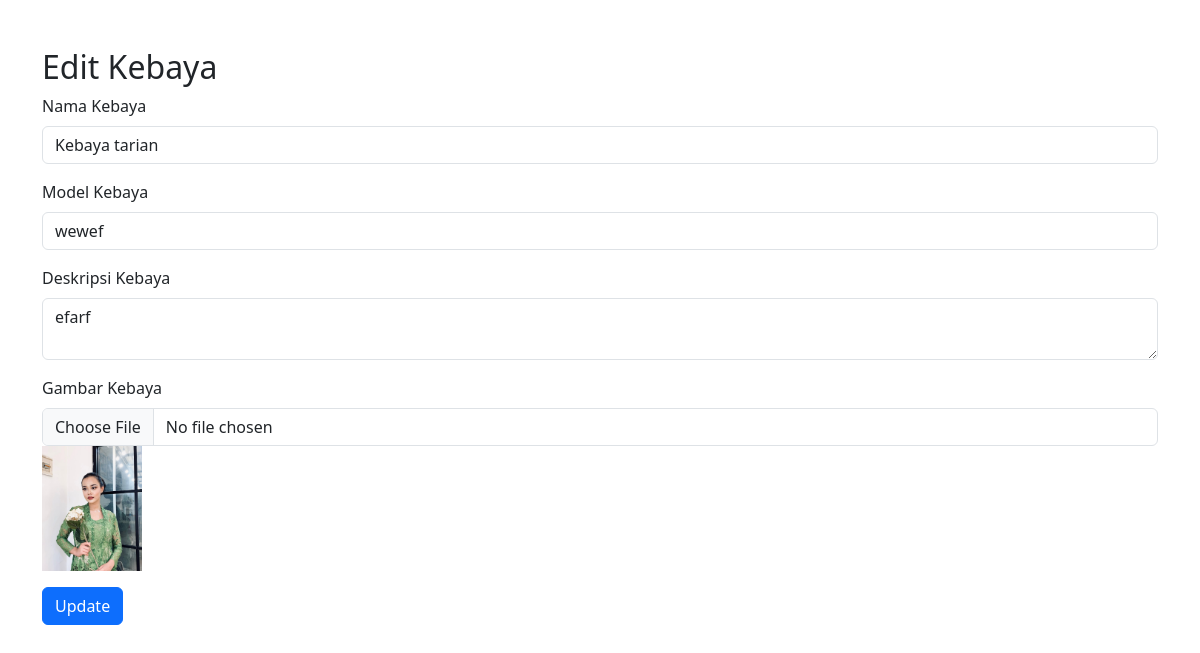
Before: /action/edit/editgallery.php?id=test with the older database file.
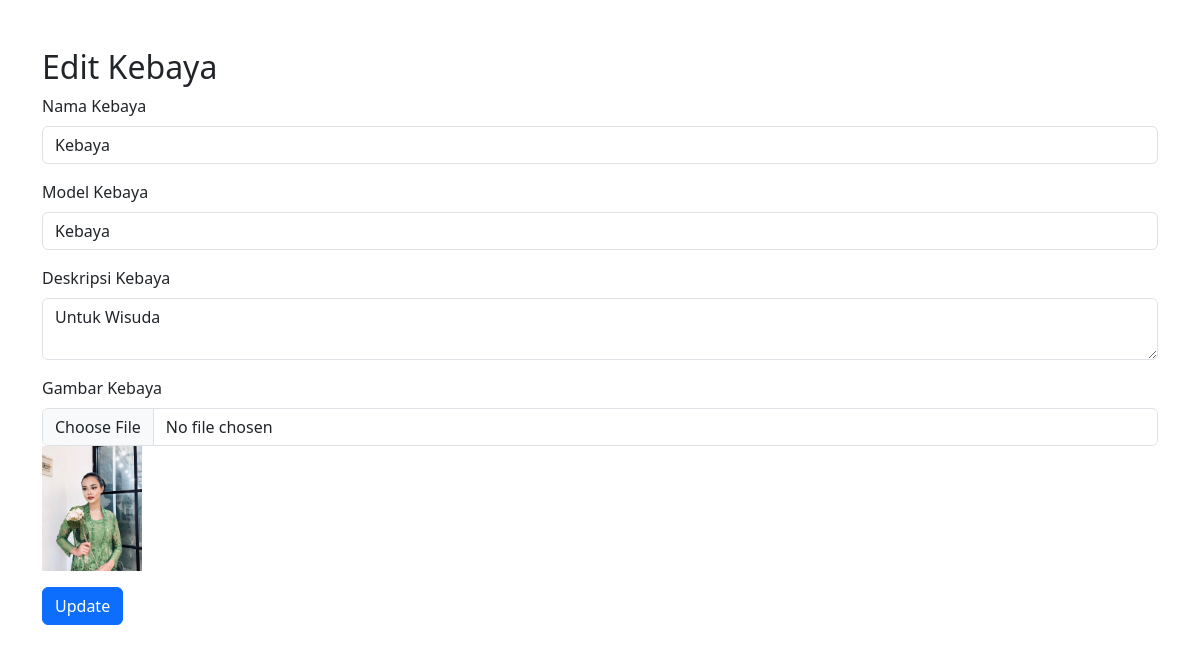
After: the same page with the newer database file.
### tables this page shows
CREATE TABLE IF NOT EXISTS `gallerys` (
  `id` int NOT NULL AUTO_INCREMENT,
  `kebaya_id` varchar(255) NOT NULL,
  `nama` varchar(255) NOT NULL,
  `model` varchar(255) NOT NULL,
  `description` text NOT NULL,
  `image` varchar(255) NOT NULL,
  PRIMARY KEY (`id`)
);

### action/edit/editgallery.php (the view, shortened to what this page needs)
<?php
include '../../database/db.php';
if (isset($_GET['id'])) {
    $id = $_GET['id'];
    $query = "SELECT * FROM gallerys WHERE kebaya_id = '$id'";
    $result = $conn->query($query);
    if ($result->num_rows > 0) {
        $row = $result->fetch_assoc();
    } else {
        echo "Data tidak ditemukan.";
        exit;
    }
} else {
    echo "ID tidak ditemukan.";
    exit;
}
?>
<!DOCTYPE html>
<html lang="id">
<head>
    <link href="https://cdn.jsdelivr.net/npm/bootstrap@5.3.3/dist/css/bootstrap.min.css" rel="stylesheet">
</head>
<body>
    <div class="container mt-5">
        <h2>Edit Kebaya</h2>
        <form method="POST" enctype="multipart/form-data">
            <div class="mb-3">
                <label for="nama" class="form-label">Nama Kebaya</label>
                <input type="text" class="form-control" id="nama" name="nama" value="<?php echo $row['nama']; ?>" required>
            </div>
            <div class="mb-3">
                <label for="model" class="form-label">Model Kebaya</label>
                <input type="text" class="form-control" id="model" name="model" value="<?php echo $row['model']; ?>" required>
            </div>
            <div class="mb-3">
                <label for="description" class="form-label">Deskripsi Kebaya</label>
                <textarea class="form-control" id="description" name="description" required><?php echo $row['description']; ?></textarea>
            </div>
            <div class="mb-3">
                <label for="image" class="form-label">Gambar Kebaya</label>
                <input type="file" class="form-control" id="image" name="image">
                <img src="../../img/uploads/<?php echo $row['image']; ?>" width="100" alt="Gambar Kebaya">
            </div>
            <button type="submit" class="btn btn-primary">Update</button>
        </form>
    </div>
</body>
</html>

Changed rows visible on the page:
changed gallerys: nama "Kebaya tarian" → "Kebaya"; model "wewef" → "Kebaya"; description "efarf" → "Untuk Wisuda"
